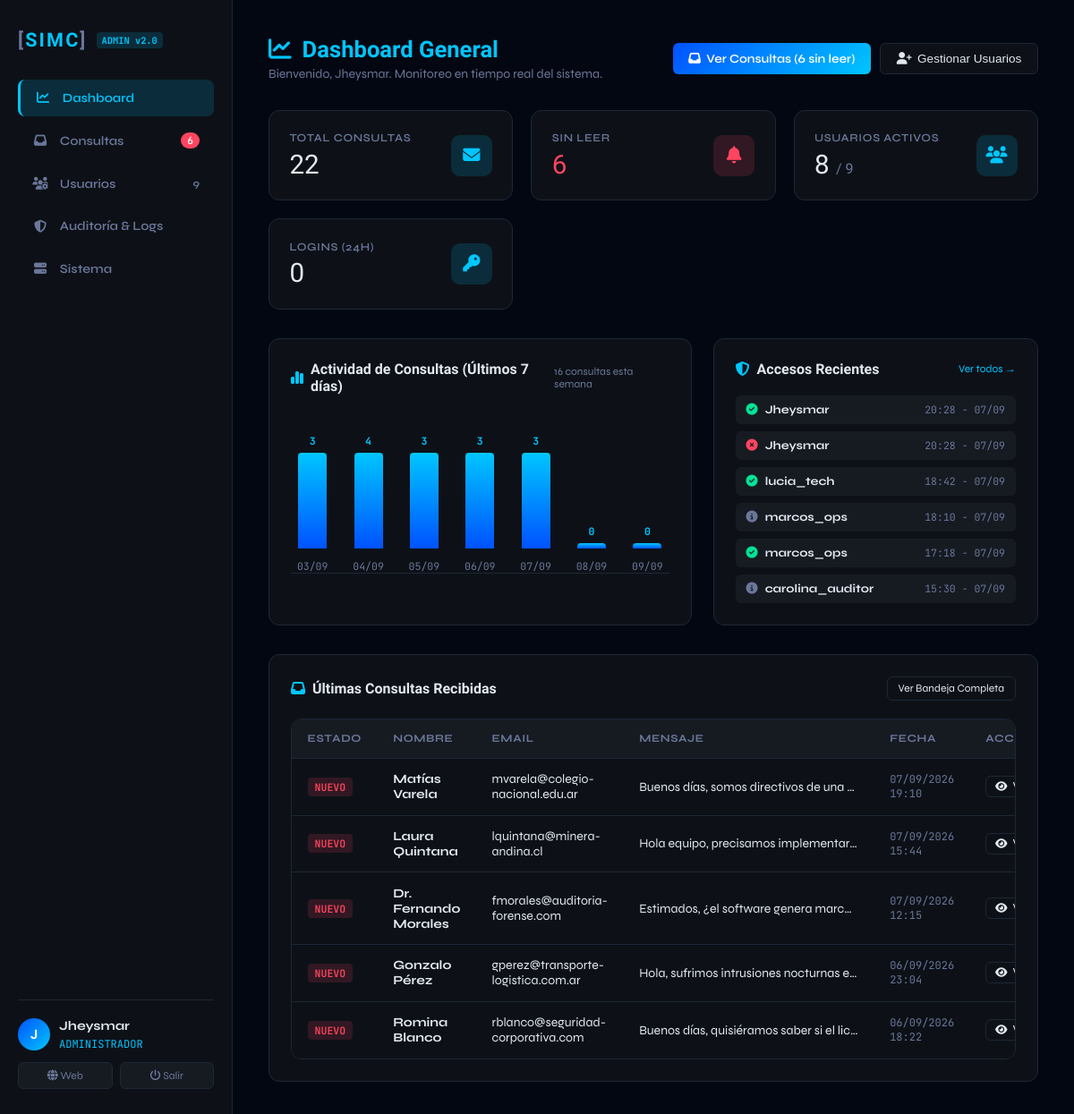
/admin/dashboard.php (signed in), run on the app's committed database.
### tables this page shows
CREATE TABLE `sesiones_log` (
  `id` int(11) NOT NULL AUTO_INCREMENT,
  `usuario_id` int(11) NOT NULL,
  `ip` varchar(45) DEFAULT NULL,
  `user_agent` varchar(255) DEFAULT NULL,
  `accion` enum('login','logout','login_fallido') NOT NULL,
  `creado_en` timestamp NOT NULL DEFAULT current_timestamp(),
  PRIMARY KEY (`id`),
  KEY `idx_ip_accion` (`ip`,`accion`,`creado_en`),
  KEY `fk_seslog_usuario` (`usuario_id`),
  CONSTRAINT `fk_seslog_usuario` FOREIGN KEY (`usuario_id`) REFERENCES `usuarios` (`id`) ON DELETE CASCADE
);

CREATE TABLE `usuarios` (
  `id` int(11) NOT NULL AUTO_INCREMENT,
  `username` varchar(40) NOT NULL,
  `email` varchar(120) NOT NULL,
  `password` varchar(255) NOT NULL,
  `rol` enum('admin','operador') NOT NULL DEFAULT 'operador',
  `activo` tinyint(1) NOT NULL DEFAULT 1,
  `ip_registro` varchar(45) DEFAULT NULL,
  `ultimo_login` datetime DEFAULT NULL,
  `creado_en` timestamp NOT NULL DEFAULT current_timestamp(),
  PRIMARY KEY (`id`),
  UNIQUE KEY `uq_username` (`username`),
  UNIQUE KEY `uq_email` (`email`)
);

CREATE TABLE `consultas` (
  `id` int(11) NOT NULL AUTO_INCREMENT,
  `nombre` varchar(120) NOT NULL,
  `email` varchar(120) NOT NULL,
  `mensaje` text NOT NULL,
  `ip` varchar(45) DEFAULT NULL,
  `leido` tinyint(1) NOT NULL DEFAULT 0,
  `creado_en` timestamp NOT NULL DEFAULT current_timestamp(),
  PRIMARY KEY (`id`)
);

### admin/php/data.php (called while the page is built, shortened)
<?php
$activeTab = $_GET['tab'] ?? 'resumen';
$totalConsultas   = (int) $pdo->query("SELECT COUNT(*) FROM consultas")->fetchColumn();
$sinLeer          = (int) $pdo->query("SELECT COUNT(*) FROM consultas WHERE leido = 0")->fetchColumn();
$totalUsuarios    = (int) $pdo->query("SELECT COUNT(*) FROM usuarios")->fetchColumn();
$usuariosActivos  = (int) $pdo->query("SELECT COUNT(*) FROM usuarios WHERE activo = 1")->fetchColumn();
$logins24h        = (int) $pdo->query("SELECT COUNT(*) FROM sesiones_log WHERE accion = 'login' AND creado_en >= NOW() - INTERVAL 24 HOUR")->fetchColumn();
$consultasSemana  = (int) $pdo->query("SELECT COUNT(*) FROM consultas WHERE creado_en >= NOW() - INTERVAL 7 DAY")->fetchColumn();
$ultimasConsultas = $pdo->query("SELECT id, nombre, email, mensaje, leido, creado_en FROM consultas ORDER BY creado_en DESC LIMIT 5")->fetchAll();
$ultimosAccesos   = $pdo->query("
    SELECT l.id, l.accion, l.ip, l.creado_en, u.username
    FROM sesiones_log l
    LEFT JOIN usuarios u ON l.usuario_id = u.id
    ORDER BY l.creado_en DESC
    LIMIT 6
")->fetchAll();
$diasGrafico = [];
for ($i = 6; $i >= 0; $i--) {
    $fecha = date('Y-m-d', strtotime("-$i days"));
    $stmtG = $pdo->prepare("SELECT COUNT(*) FROM consultas WHERE DATE(creado_en) = :f");
    $stmtG->execute([':f' => $fecha]);
    $diasGrafico[] = [
        'dia' => date('d/m', strtotime($fecha)),
        'total' => (int) $stmtG->fetchColumn()
    ];
}
$maxGrafico = max(1, max(array_column($diasGrafico, 'total')));

### admin/views/tab-resumen.php (the view, shortened to what this page needs)
<div class="top-header">
  <div>
    <h1 class="page-title"><i class="fas fa-chart-line"></i> Dashboard General</h1>
    <p class="page-sub">Bienvenido, <?= htmlspecialchars($_SESSION['username']) ?>. Monitoreo en tiempo real del sistema.</p>
  </div>
  <div class="header-actions">
    <a href="?tab=consultas&filtro=sin_leer" class="btn-primary">
      <i class="fas fa-inbox"></i> Ver Consultas (<?= $sinLeer ?> sin leer)
    </a>
    <button class="btn-outline" onclick="abrirModalUsuario()">
      <i class="fas fa-user-plus"></i> Gestionar Usuarios
    </button>
  </div>
</div>
<div class="kpi-grid">
  <div class="kpi-card">
    <div class="kpi-info">
      <span class="kpi-label">Total Consultas</span>
      <span class="kpi-value"><?= $totalConsultas ?></span>
    </div>
    <div class="kpi-icon"><i class="fas fa-envelope"></i></div>
  </div>
  <div class="kpi-card">
    <div class="kpi-info">
      <span class="kpi-label">Sin Leer</span>
      <span class="kpi-value" style="color:<?= $sinLeer > 0 ? 'var(--danger)' : 'var(--text)' ?>"><?= $sinLeer ?></span>
    </div>
    <div class="kpi-icon" style="<?= $sinLeer > 0 ? 'background:rgba(255,69,96,0.15); color:var(--danger)' : '' ?>">
      <i class="fas fa-bell"></i>
    </div>
  </div>
  <div class="kpi-card">
    <div class="kpi-info">
      <span class="kpi-label">Usuarios Activos</span>
      <span class="kpi-value"><?= $usuariosActivos ?> <span style="font-size:1rem; color:var(--muted)">/ <?= $totalUsuarios ?></span></span>
    </div>
    <div class="kpi-icon"><i class="fas fa-users"></i></div>
  </div>
  <div class="kpi-card">
    <div class="kpi-info">
      <span class="kpi-label">Logins (24h)</span>
      <span class="kpi-value"><?= $logins24h ?></span>
    </div>
    <div class="kpi-icon"><i class="fas fa-key"></i></div>
  </div>
</div>
<div class="two-cols">
  <div class="card">
    <div class="card-header">
      <h3 class="card-title"><i class="fas fa-chart-simple" style="color:var(--accent)"></i> Actividad de Consultas (Últimos 7 días)</h3>
      <span style="font-size:0.75rem; color:var(--muted)"><?= $consultasSemana ?> consultas esta semana</span>
    </div>
    <div class="chart-bar-container">
      <?php foreach ($diasGrafico as $d): ?>
        <?php $pct = round(($d['total'] / $maxGrafico) * 100); ?>
        <div class="chart-col">
          <span class="chart-val"><?= $d['total'] ?></span>
          <div class="chart-bar" style="height: <?= max(4, $pct) ?>%"></div>
          <span class="chart-date"><?= $d['dia'] ?></span>
        </div>
      <?php endforeach; ?>
    </div>
  </div>
  <div class="card">
    <div class="card-header">
      <h3 class="card-title"><i class="fas fa-shield-halved" style="color:var(--accent)"></i> Accesos Recientes</h3>
      <a href="?tab=logs" style="font-size:0.75rem; color:var(--accent); text-decoration:none">Ver todos &rarr;</a>
    </div>
    <?php if (empty($ultimosAccesos)): ?>
      <div class="empty-state">No hay registros de acceso aún.</div>
    <?php else: ?>
      <div style="display:flex; flex-direction:column; gap:8px;">
        <?php foreach ($ultimosAccesos as $acc): ?>
          <div style="display:flex; align-items:center; justify-content:space-between; padding:0.5rem 0.75rem; background:var(--surface-2); border-radius:6px; font-size:0.82rem;">
            <div style="display:flex; align-items:center; gap:8px;">
              <i class="fas <?= $acc['accion'] === 'login' ? 'fa-circle-check' : ($acc['accion'] === 'login_fallido' ? 'fa-circle-xmark' : 'fa-circle-info') ?>"
                 style="color:<?= $acc['accion'] === 'login' ? 'var(--success)' : ($acc['accion'] === 'login_fallido' ? 'var(--danger)' : 'var(--muted)') ?>"></i>
              <strong><?= htmlspecialchars($acc['username'] ?? 'Anónimo') ?></strong>
            </div>
            <span style="font-family:'JetBrains Mono', monospace; font-size:0.72rem; color:var(--muted)">
              <?= date('H:i - d/m', strtotime($acc['creado_en'])) ?>
            </span>
          </div>
        <?php endforeach; ?>
      </div>
    <?php endif; ?>
  </div>
</div>
<div class="card">
  <div class="card-header">
    <h3 class="card-title"><i class="fas fa-inbox" style="color:var(--accent)"></i> Últimas Consultas Recibidas</h3>
    <a href="?tab=consultas" class="btn-outline" style="font-size:0.75rem; padding:0.35rem 0.75rem;">Ver Bandeja Completa</a>
  </div>
  <?php if (empty($ultimasConsultas)): ?>
    <div class="empty-state"><i class="fas fa-inbox fa-2x"></i><br />No se recibieron consultas todavía.</div>
  <?php else: ?>
    <div class="table-container">
      <table class="data-table">
        <thead>
          <tr>
            <th>Estado</th>
            <th>Nombre</th>
            <th>Email</th>
            <th>Mensaje</th>
            <th>Fecha</th>
            <th>Acción</th>
          </tr>
        </thead>
        <tbody>
          <?php foreach ($ultimasConsultas as $c): ?>
            <tr>
              <td>
                <span class="badge <?= $c['leido'] ? 'neutral' : 'danger' ?>">
                  <?= $c['leido'] ? 'Leído' : 'NUEVO' ?>
                </span>
              </td>
              <td><strong><?= htmlspecialchars($c['nombre']) ?></strong></td>
              <td><?= htmlspecialchars($c['email']) ?></td>
              <td style="max-width:280px; white-space:nowrap; overflow:hidden; text-overflow:ellipsis;">
                <?= htmlspecialchars($c['mensaje']) ?>
              </td>
              <td style="font-family:'JetBrains Mono', monospace; font-size:0.75rem; color:var(--muted)">
                <?= date('d/m/Y H:i', strtotime($c['creado_en'])) ?>
              </td>
              <td>
                <button type="button" class="btn-outline" style="padding:0.25rem 0.6rem; font-size:0.75rem;" onclick='verConsulta(<?= json_encode($c) ?>)'>
                  <i class="fas fa-eye"></i> Ver
                </button>
              </td>
            </tr>
          <?php endforeach; ?>
        </tbody>
      </table>
    </div>
  <?php endif; ?>
</div>

### admin/dashboard.php (shortened to what this page needs)
<?php
$pdo = get_db();
require_once __DIR__ . '/php/data.php';
?>
<!DOCTYPE html>
<html lang="es">
<head>
  <link rel="stylesheet" href="https://cdnjs.cloudflare.com/ajax/libs/font-awesome/6.5.0/css/all.min.css" />
  <link rel="stylesheet" href="css/admin.css?v=<?= filemtime(__DIR__ . '/css/admin.css') ?>" />
</head>
<body>
  <?php require_once __DIR__ . '/views/header.php'; ?>
  <main class="main">
    <?php
      switch ($activeTab) {
          case 'resumen':
          default:
              require_once __DIR__ . '/views/tab-resumen.php';
              break;
      }
    ?>
  </main>
</body>
</html>

### admin/views/header.php (shortened to what this page needs)
<aside class="sidebar" id="adminSidebar">
  <div style="display:flex; align-items:center; justify-content:space-between; width:100%;">
    <a href="dashboard.php" class="sidebar-brand">
      <div class="sidebar-logo"><span>[</span>SIMC<span>]</span></div>
      <span class="suite-badge">ADMIN v2.0</span>
    </a>
  </div>
  <nav class="sidebar-nav">
    <a href="?tab=resumen" class="<?= $activeTab === 'resumen' ? 'active' : '' ?>">
      <span class="nav-label"><i class="fas fa-chart-line"></i> Dashboard</span>
    </a>
    <a href="?tab=consultas" class="<?= $activeTab === 'consultas' ? 'active' : '' ?>">
      <span class="nav-label"><i class="fas fa-inbox"></i> Consultas</span>
      <?php if ($sinLeer > 0): ?>
        <span class="nav-badge"><?= $sinLeer ?></span>
      <?php endif; ?>
    </a>
    <a href="?tab=usuarios" class="<?= $activeTab === 'usuarios' ? 'active' : '' ?>">
      <span class="nav-label"><i class="fas fa-users-gear"></i> Usuarios</span>
      <span style="font-size:0.75rem; color:var(--muted)"><?= $totalUsuarios ?></span>
    </a>
    <a href="?tab=logs" class="<?= $activeTab === 'logs' ? 'active' : '' ?>">
      <span class="nav-label"><i class="fas fa-shield-halved"></i> Auditoría & Logs</span>
    </a>
    <a href="?tab=sistema" class="<?= $activeTab === 'sistema' ? 'active' : '' ?>">
      <span class="nav-label"><i class="fas fa-server"></i> Sistema</span>
    </a>
  </nav>
  <div class="sidebar-user">
    <div class="sidebar-user-info">
      <div class="user-avatar"><?= strtoupper(substr($_SESSION['username'], 0, 1)) ?></div>
      <div class="user-details">
        <strong><?= htmlspecialchars($_SESSION['username']) ?></strong>
        <span>ADMINISTRADOR</span>
      </div>
    </div>
    <div class="sidebar-actions">
      <a href="../index.php" class="btn-side" title="Ver sitio web público"><i class="fas fa-globe"></i> Web</a>
      <a href="../php/logout.php" class="btn-side danger" title="Cerrar sesión segura"><i class="fas fa-power-off"></i> Salir</a>
    </div>
  </div>
</aside>

### data on the page
sesiones_log: usuario.username "Jheysmar", creado_en "20:28 - 07/09"
sesiones_log: usuario.username "Jheysmar", creado_en "20:28 - 07/09"
sesiones_log: usuario.username "lucia_tech", creado_en "18:42 - 07/09"
sesiones_log: usuario.username "marcos_ops", creado_en "18:10 - 07/09"
sesiones_log: usuario.username "marcos_ops", creado_en "17:18 - 07/09"
sesiones_log: usuario.username "carolina_auditor", creado_en "15:30 - 07/09"
consultas: leido "NUEVO", nombre "Matías Varela", email "mvarela@colegio-nacional.edu.ar", mensaje "Buenos días, somos directivos de una…", creado_en "07/09/2026 19:10"
consultas: leido "NUEVO", nombre "Laura Quintana", email "lquintana@minera-andina.cl", mensaje "Hola equipo, precisamos implementar…", creado_en "07/09/2026 15:44"
consultas: leido "NUEVO", nombre "Dr. Fernando Morales", email "fmorales@auditoria-forense.com", mensaje "Estimados, ¿el software genera marc…", creado_en "07/09/2026 12:15"
consultas: leido "NUEVO", nombre "Gonzalo Pérez", email "gperez@transporte-logistica.com.ar", mensaje "Hola, sufrimos intrusiones nocturnas e…", creado_en "06/09/2026 23:04"
consultas: leido "NUEVO", nombre "Romina Blanco", email "rblanco@seguridad-corporativa.com", mensaje "Buenos días, quisiéramos saber si el lic…", creado_en "06/09/2026 18:22"

### other printed values
$sinLeer "6"
$totalUsuarios "9"
substr($_SESSION['username'], 0, 1) "J"
$_SESSION['username'] "Jheysmar"
$totalConsultas "22"
$usuariosActivos "8"
$logins24h "0"
$consultasSemana "16"
$d['total'] "3"
$d['dia'] "03/09"
$d['total'] "4"
$d['dia'] "04/09"
$d['dia'] "05/09"
$d['dia'] "06/09"
$d['dia'] "07/09"
